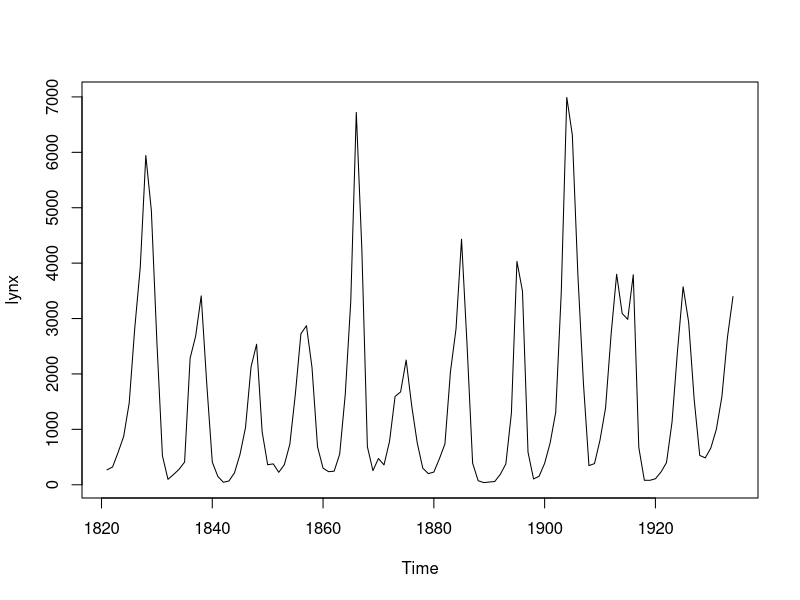
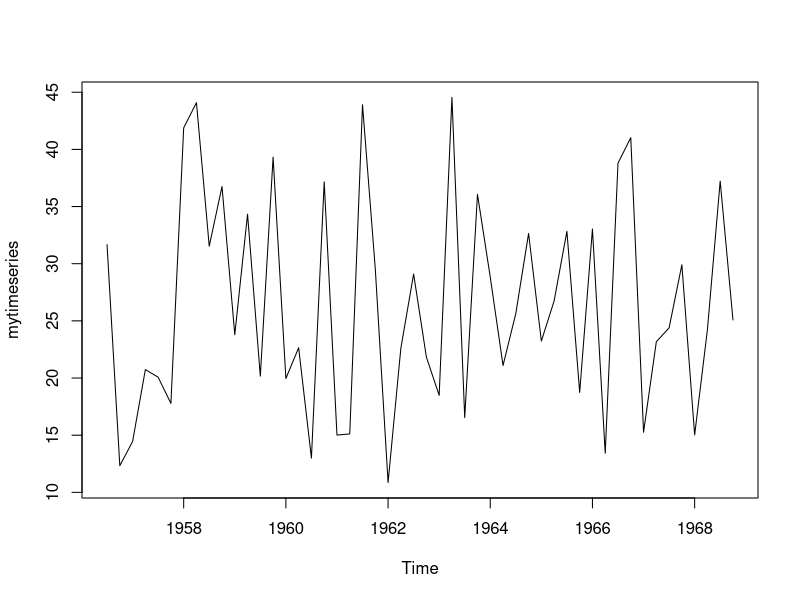
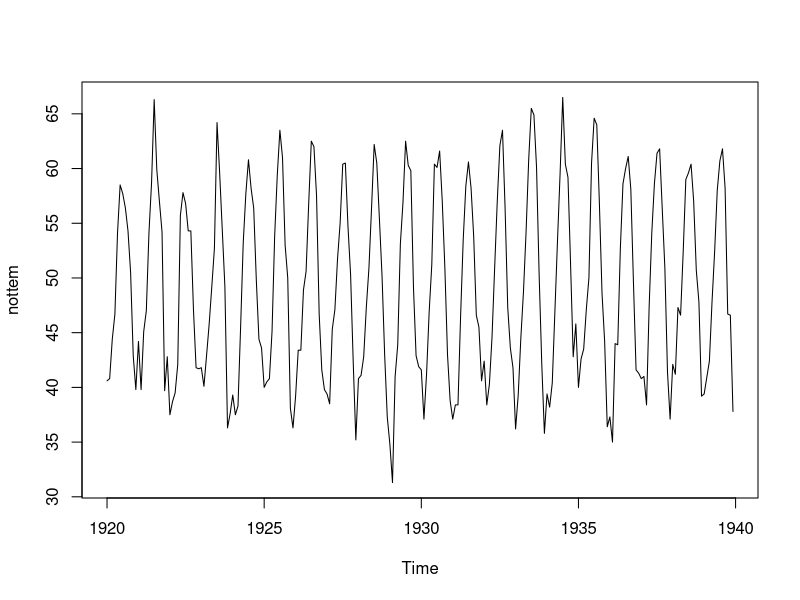
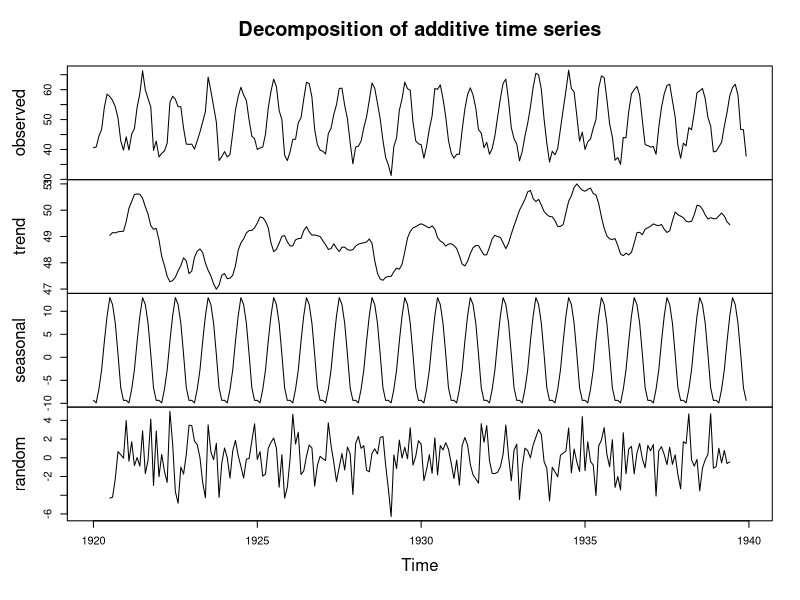
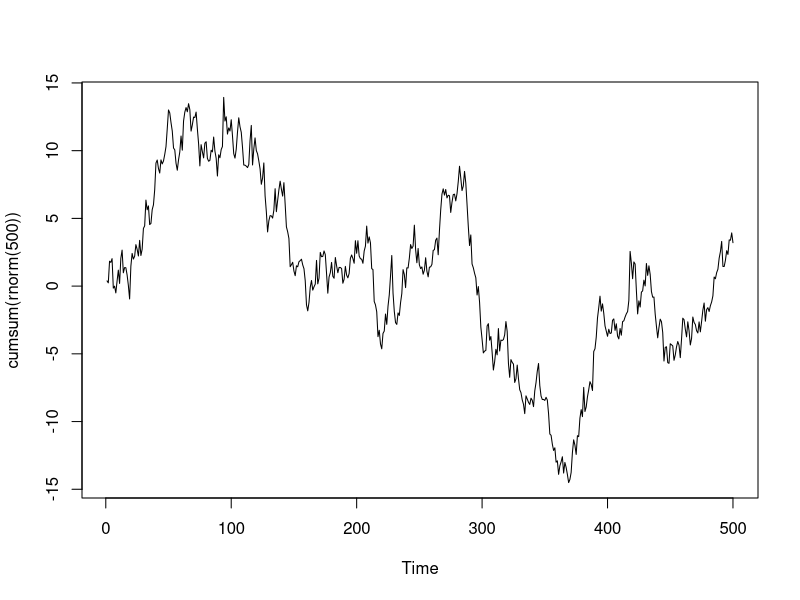
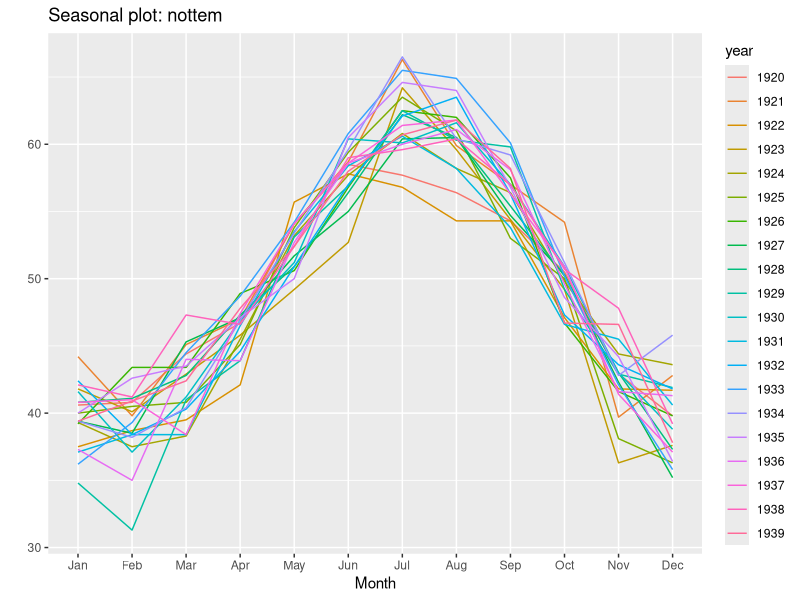
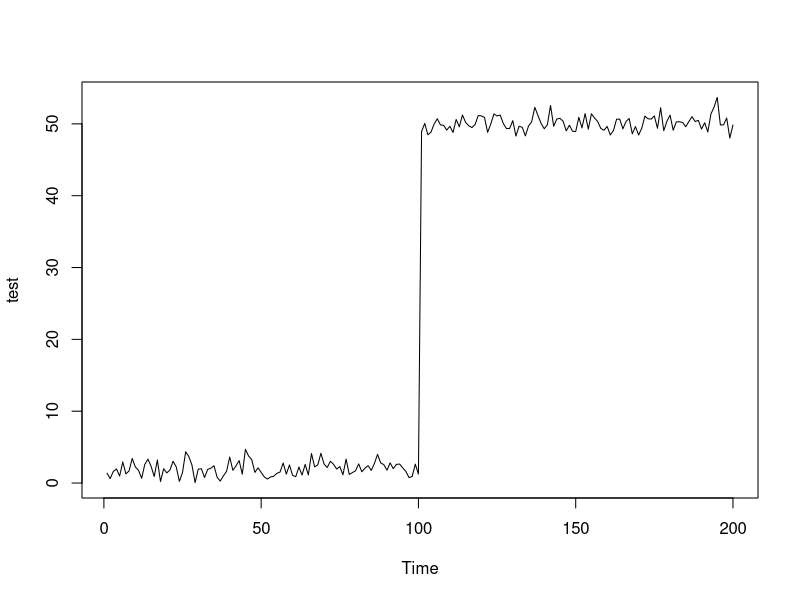
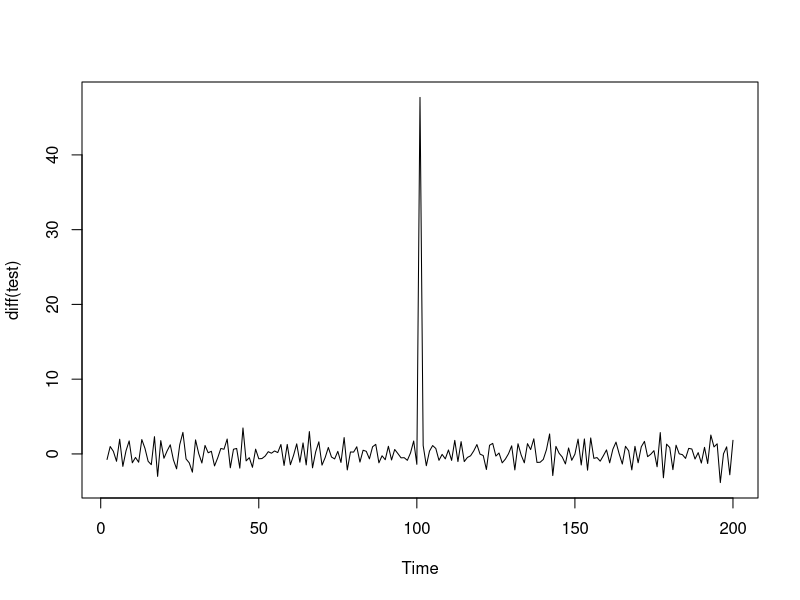

The R source for these figures, in order:
#install.packages('forecast')
#install.packages('tseries')

data(lynx)

time(lynx)

mean(lynx);median(lynx)

plot(lynx) # short, cyclical peaks , high mean 

sort(lynx)

length(lynx)

quantile(lynx)

quantile(lynx,probs = seq(0,1,length=11),type=5)

head(lynx)

# random uniform data between 10 and 45
mydata = runif(n=50,min=10,max=45)

# packing it into quarterly time series
mytimeseries = ts(data=mydata, start=c(1956,3), frequency = 4)

mytimeseries

plot(mytimeseries)

time(mytimeseries)

class(mytimeseries)

plot(nottem)

# decompose to single component : trend , observed, seasonality,random noice
plot(decompose(nottem))

plot.ts(cumsum(rnorm(500)))

# install.packages('forecast')
library(forecast)
ggseasonplot(nottem)


test = ts(c(rnorm(100,2,1),rnorm(100,50,1)),start=1)
plot(test)
plot(diff(test)) # differencing Yt -Yt-1


# unit root test

x = rnorm(1000)
library(tseries)
adf.test(x)

plot(nottem) # seasonal data 
